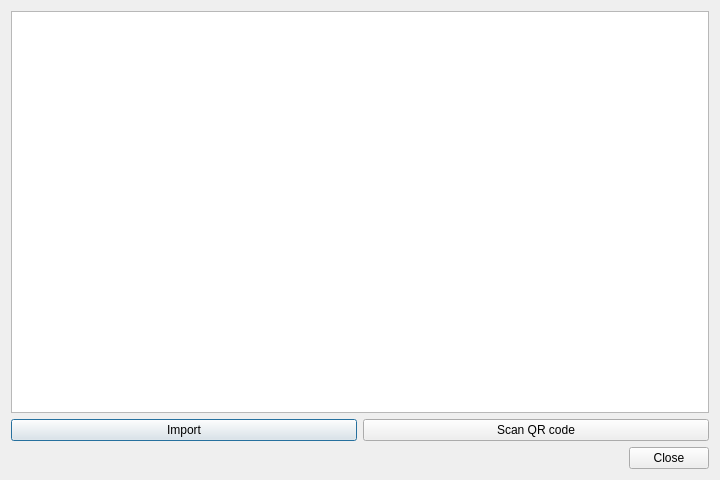
<?xml version="1.0" encoding="UTF-8"?>
<ui version="4.0">
 <class>DialogOtpManager</class>
 <widget class="QDialog" name="DialogOtpManager">
  <property name="geometry">
   <rect>
    <x>0</x>
    <y>0</y>
    <width>720</width>
    <height>480</height>
   </rect>
  </property>
  <property name="windowTitle">
   <string>OTP Manager</string>
  </property>
  <layout class="QVBoxLayout" name="verticalLayout">
   <item>
    <widget class="OtpListWidget" name="otp_list">
     <property name="alternatingRowColors">
      <bool>true</bool>
     </property>
     <property name="editTriggers">
      <set>QAbstractItemView::EditTrigger::NoEditTriggers</set>
     </property>
    </widget>
   </item>
   <item>
    <layout class="QHBoxLayout" name="layout_otp_buttons">
     <item>
      <widget class="QPushButton" name="otp_import">
       <property name="sizePolicy">
        <sizepolicy hsizetype="Expanding" vsizetype="Fixed">
         <horstretch>1</horstretch>
         <verstretch>0</verstretch>
        </sizepolicy>
       </property>
       <property name="text">
        <string>Import</string>
       </property>
      </widget>
     </item>
     <item>
      <widget class="QPushButton" name="otp_scan">
       <property name="sizePolicy">
        <sizepolicy hsizetype="Expanding" vsizetype="Fixed">
         <horstretch>1</horstretch>
         <verstretch>0</verstretch>
        </sizepolicy>
       </property>
       <property name="text">
        <string>Scan QR code</string>
       </property>
      </widget>
     </item>
    </layout>
   </item>
   <item>
    <widget class="QDialogButtonBox" name="buttonBox">
     <property name="orientation">
      <enum>Qt::Orientation::Horizontal</enum>
     </property>
     <property name="standardButtons">
      <set>QDialogButtonBox::StandardButton::Close</set>
     </property>
    </widget>
   </item>
  </layout>
 </widget>
 <customwidgets>
  <customwidget>
   <class>OtpListWidget</class>
   <extends>QListWidget</extends>
   <header>include/ui/setting/OtpListWidget.h</header>
  </customwidget>
 </customwidgets>
 <resources/>
 <connections>
  <connection>
   <sender>buttonBox</sender>
   <signal>rejected()</signal>
   <receiver>DialogOtpManager</receiver>
   <slot>reject()</slot>
   <hints>
    <hint type="sourcelabel">
     <x>316</x>
     <y>260</y>
    </hint>
    <hint type="destinationlabel">
     <x>286</x>
     <y>274</y>
    </hint>
   </hints>
  </connection>
 </connections>
</ui>
